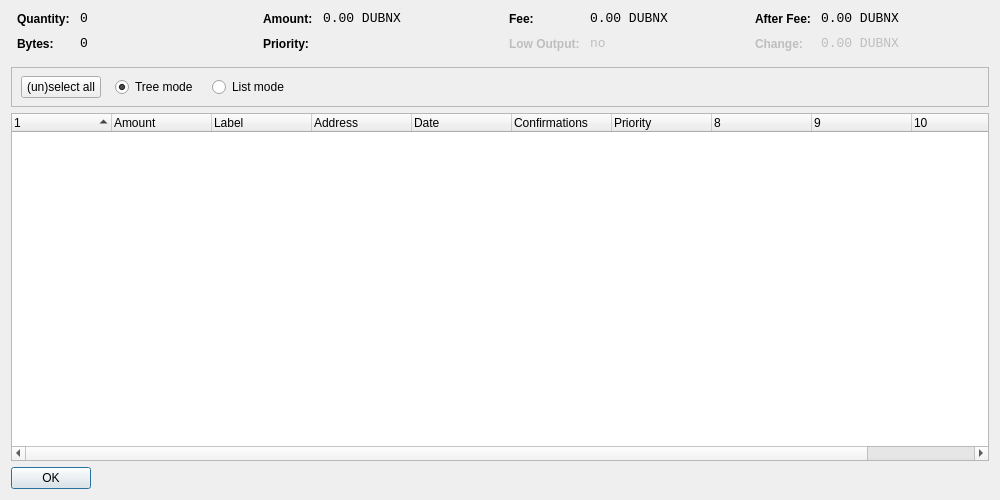
<?xml version="1.0" encoding="UTF-8"?>
<ui version="4.0">
 <class>CoinControlDialog</class>
 <widget class="QDialog" name="CoinControlDialog">
  <property name="geometry">
   <rect>
    <x>0</x>
    <y>0</y>
    <width>1000</width>
    <height>500</height>
   </rect>
  </property>
  <property name="windowTitle">
   <string>Coin Control</string>
  </property>
  <layout class="QVBoxLayout" name="verticalLayout">
   <item>
    <layout class="QHBoxLayout" name="horizontalLayoutTop" stretch="0,0,0,0">
     <property name="topMargin">
      <number>0</number>
     </property>
     <property name="bottomMargin">
      <number>10</number>
     </property>
     <item>
      <layout class="QFormLayout" name="formLayoutCoinControl1">
       <property name="horizontalSpacing">
        <number>10</number>
       </property>
       <property name="verticalSpacing">
        <number>10</number>
       </property>
       <property name="leftMargin">
        <number>6</number>
       </property>
       <property name="rightMargin">
        <number>6</number>
       </property>
       <item row="0" column="0">
        <widget class="QLabel" name="labelCoinControlQuantityText">
         <property name="styleSheet">
          <string notr="true">font-weight:bold;</string>
         </property>
         <property name="text">
          <string>Quantity:</string>
         </property>
        </widget>
       </item>
       <item row="0" column="1">
        <widget class="QLabel" name="labelCoinControlQuantity">
         <property name="font">
          <font>
           <family>Monospace</family>
           <pointsize>10</pointsize>
          </font>
         </property>
         <property name="cursor">
          <cursorShape>IBeamCursor</cursorShape>
         </property>
         <property name="contextMenuPolicy">
          <enum>Qt::ActionsContextMenu</enum>
         </property>
         <property name="text">
          <string>0</string>
         </property>
         <property name="textInteractionFlags">
          <set>Qt::LinksAccessibleByMouse|Qt::TextSelectableByKeyboard|Qt::TextSelectableByMouse</set>
         </property>
        </widget>
       </item>
       <item row="1" column="0">
        <widget class="QLabel" name="labelCoinControlBytesText">
         <property name="styleSheet">
          <string notr="true">font-weight:bold;</string>
         </property>
         <property name="text">
          <string>Bytes:</string>
         </property>
        </widget>
       </item>
       <item row="1" column="1">
        <widget class="QLabel" name="labelCoinControlBytes">
         <property name="font">
          <font>
           <family>Monospace</family>
           <pointsize>10</pointsize>
          </font>
         </property>
         <property name="cursor">
          <cursorShape>IBeamCursor</cursorShape>
         </property>
         <property name="contextMenuPolicy">
          <enum>Qt::ActionsContextMenu</enum>
         </property>
         <property name="text">
          <string>0</string>
         </property>
         <property name="textInteractionFlags">
          <set>Qt::LinksAccessibleByMouse|Qt::TextSelectableByKeyboard|Qt::TextSelectableByMouse</set>
         </property>
        </widget>
       </item>
      </layout>
     </item>
     <item>
      <layout class="QFormLayout" name="formLayoutCoinControl2">
       <property name="horizontalSpacing">
        <number>10</number>
       </property>
       <property name="verticalSpacing">
        <number>10</number>
       </property>
       <property name="leftMargin">
        <number>6</number>
       </property>
       <property name="rightMargin">
        <number>6</number>
       </property>
       <item row="0" column="0">
        <widget class="QLabel" name="labelCoinControlAmountText">
         <property name="styleSheet">
          <string notr="true">font-weight:bold;</string>
         </property>
         <property name="text">
          <string>Amount:</string>
         </property>
        </widget>
       </item>
       <item row="0" column="1">
        <widget class="QLabel" name="labelCoinControlAmount">
         <property name="font">
          <font>
           <family>Monospace</family>
           <pointsize>10</pointsize>
          </font>
         </property>
         <property name="cursor">
          <cursorShape>IBeamCursor</cursorShape>
         </property>
         <property name="contextMenuPolicy">
          <enum>Qt::ActionsContextMenu</enum>
         </property>
         <property name="text">
          <string>0.00 DUBNX</string>
         </property>
         <property name="textInteractionFlags">
          <set>Qt::LinksAccessibleByMouse|Qt::TextSelectableByKeyboard|Qt::TextSelectableByMouse</set>
         </property>
        </widget>
       </item>
       <item row="1" column="0">
        <widget class="QLabel" name="labelCoinControlPriorityText">
         <property name="styleSheet">
          <string notr="true">font-weight:bold;</string>
         </property>
         <property name="text">
          <string>Priority:</string>
         </property>
        </widget>
       </item>
       <item row="1" column="1">
        <widget class="QLabel" name="labelCoinControlPriority">
         <property name="font">
          <font>
           <family>Monospace</family>
           <pointsize>10</pointsize>
          </font>
         </property>
         <property name="cursor">
          <cursorShape>IBeamCursor</cursorShape>
         </property>
         <property name="contextMenuPolicy">
          <enum>Qt::ActionsContextMenu</enum>
         </property>
         <property name="text">
          <string/>
         </property>
         <property name="textInteractionFlags">
          <set>Qt::LinksAccessibleByMouse|Qt::TextSelectableByKeyboard|Qt::TextSelectableByMouse</set>
         </property>
        </widget>
       </item>
      </layout>
     </item>
     <item>
      <layout class="QFormLayout" name="formLayoutCoinControl3">
       <property name="horizontalSpacing">
        <number>10</number>
       </property>
       <property name="verticalSpacing">
        <number>10</number>
       </property>
       <property name="leftMargin">
        <number>6</number>
       </property>
       <property name="rightMargin">
        <number>6</number>
       </property>
       <item row="0" column="0">
        <widget class="QLabel" name="labelCoinControlFeeText">
         <property name="styleSheet">
          <string notr="true">font-weight:bold;</string>
         </property>
         <property name="text">
          <string>Fee:</string>
         </property>
        </widget>
       </item>
       <item row="0" column="1">
        <widget class="QLabel" name="labelCoinControlFee">
         <property name="font">
          <font>
           <family>Monospace</family>
           <pointsize>10</pointsize>
          </font>
         </property>
         <property name="cursor">
          <cursorShape>IBeamCursor</cursorShape>
         </property>
         <property name="contextMenuPolicy">
          <enum>Qt::ActionsContextMenu</enum>
         </property>
         <property name="text">
          <string>0.00 DUBNX</string>
         </property>
         <property name="textInteractionFlags">
          <set>Qt::LinksAccessibleByMouse|Qt::TextSelectableByKeyboard|Qt::TextSelectableByMouse</set>
         </property>
        </widget>
       </item>
       <item row="1" column="0">
        <widget class="QLabel" name="labelCoinControlLowOutputText">
         <property name="enabled">
          <bool>false</bool>
         </property>
         <property name="styleSheet">
          <string notr="true">font-weight:bold;</string>
         </property>
         <property name="text">
          <string>Low Output:</string>
         </property>
        </widget>
       </item>
       <item row="1" column="1">
        <widget class="QLabel" name="labelCoinControlLowOutput">
         <property name="enabled">
          <bool>false</bool>
         </property>
         <property name="font">
          <font>
           <family>Monospace</family>
           <pointsize>10</pointsize>
          </font>
         </property>
         <property name="cursor">
          <cursorShape>IBeamCursor</cursorShape>
         </property>
         <property name="contextMenuPolicy">
          <enum>Qt::ActionsContextMenu</enum>
         </property>
         <property name="text">
          <string>no</string>
         </property>
         <property name="textInteractionFlags">
          <set>Qt::LinksAccessibleByMouse|Qt::TextSelectableByKeyboard|Qt::TextSelectableByMouse</set>
         </property>
        </widget>
       </item>
      </layout>
     </item>
     <item>
      <layout class="QFormLayout" name="formLayoutCoinControl4">
       <property name="horizontalSpacing">
        <number>10</number>
       </property>
       <property name="verticalSpacing">
        <number>10</number>
       </property>
       <property name="leftMargin">
        <number>6</number>
       </property>
       <property name="rightMargin">
        <number>6</number>
       </property>
       <item row="0" column="0">
        <widget class="QLabel" name="labelCoinControlAfterFeeText">
         <property name="styleSheet">
          <string notr="true">font-weight:bold;</string>
         </property>
         <property name="text">
          <string>After Fee:</string>
         </property>
        </widget>
       </item>
       <item row="0" column="1">
        <widget class="QLabel" name="labelCoinControlAfterFee">
         <property name="font">
          <font>
           <family>Monospace</family>
           <pointsize>10</pointsize>
          </font>
         </property>
         <property name="cursor">
          <cursorShape>IBeamCursor</cursorShape>
         </property>
         <property name="contextMenuPolicy">
          <enum>Qt::ActionsContextMenu</enum>
         </property>
         <property name="text">
          <string>0.00 DUBNX</string>
         </property>
         <property name="textInteractionFlags">
          <set>Qt::LinksAccessibleByMouse|Qt::TextSelectableByKeyboard|Qt::TextSelectableByMouse</set>
         </property>
        </widget>
       </item>
       <item row="1" column="0">
        <widget class="QLabel" name="labelCoinControlChangeText">
         <property name="enabled">
          <bool>false</bool>
         </property>
         <property name="styleSheet">
          <string notr="true">font-weight:bold;</string>
         </property>
         <property name="text">
          <string>Change:</string>
         </property>
        </widget>
       </item>
       <item row="1" column="1">
        <widget class="QLabel" name="labelCoinControlChange">
         <property name="enabled">
          <bool>false</bool>
         </property>
         <property name="font">
          <font>
           <family>Monospace</family>
           <pointsize>10</pointsize>
          </font>
         </property>
         <property name="cursor">
          <cursorShape>IBeamCursor</cursorShape>
         </property>
         <property name="contextMenuPolicy">
          <enum>Qt::ActionsContextMenu</enum>
         </property>
         <property name="text">
          <string>0.00 DUBNX</string>
         </property>
         <property name="textInteractionFlags">
          <set>Qt::LinksAccessibleByMouse|Qt::TextSelectableByKeyboard|Qt::TextSelectableByMouse</set>
         </property>
        </widget>
       </item>
      </layout>
     </item>
    </layout>
   </item>
   <item>
    <widget class="QFrame" name="frame">
     <property name="minimumSize">
      <size>
       <width>0</width>
       <height>40</height>
      </size>
     </property>
     <property name="frameShape">
      <enum>QFrame::StyledPanel</enum>
     </property>
     <property name="frameShadow">
      <enum>QFrame::Sunken</enum>
     </property>
     <widget class="QWidget" name="horizontalLayoutWidget">
      <property name="geometry">
       <rect>
        <x>10</x>
        <y>0</y>
        <width>781</width>
        <height>41</height>
       </rect>
      </property>
      <layout class="QHBoxLayout" name="horizontalLayoutPanel" stretch="0,0,0,0">
       <property name="spacing">
        <number>14</number>
       </property>
       <item>
        <widget class="QPushButton" name="pushButtonSelectAll">
         <property name="sizePolicy">
          <sizepolicy hsizetype="Maximum" vsizetype="Fixed">
           <horstretch>0</horstretch>
           <verstretch>0</verstretch>
          </sizepolicy>
         </property>
         <property name="text">
          <string>(un)select all</string>
         </property>
        </widget>
       </item>
       <item>
        <widget class="QRadioButton" name="radioTreeMode">
         <property name="sizePolicy">
          <sizepolicy hsizetype="Maximum" vsizetype="Fixed">
           <horstretch>0</horstretch>
           <verstretch>0</verstretch>
          </sizepolicy>
         </property>
         <property name="text">
          <string>Tree mode</string>
         </property>
         <property name="checked">
          <bool>true</bool>
         </property>
        </widget>
       </item>
       <item>
        <widget class="QRadioButton" name="radioListMode">
         <property name="sizePolicy">
          <sizepolicy hsizetype="Maximum" vsizetype="Fixed">
           <horstretch>0</horstretch>
           <verstretch>0</verstretch>
          </sizepolicy>
         </property>
         <property name="text">
          <string>List mode</string>
         </property>
        </widget>
       </item>
       <item>
        <spacer name="horizontalSpacer">
         <property name="orientation">
          <enum>Qt::Horizontal</enum>
         </property>
         <property name="sizeHint" stdset="0">
          <size>
           <width>40</width>
           <height>20</height>
          </size>
         </property>
        </spacer>
       </item>
      </layout>
     </widget>
    </widget>
   </item>
   <item>
    <widget class="CoinControlTreeWidget" name="treeWidget">
     <property name="contextMenuPolicy">
      <enum>Qt::CustomContextMenu</enum>
     </property>
     <property name="sortingEnabled">
      <bool>false</bool>
     </property>
     <property name="columnCount">
      <number>11</number>
     </property>
     <attribute name="headerShowSortIndicator" stdset="0">
      <bool>true</bool>
     </attribute>
     <attribute name="headerStretchLastSection">
      <bool>false</bool>
     </attribute>
     <column>
      <property name="text">
       <string/>
      </property>
     </column>
     <column>
      <property name="text">
       <string>Amount</string>
      </property>
     </column>
     <column>
      <property name="text">
       <string>Label</string>
      </property>
     </column>
     <column>
      <property name="text">
       <string>Address</string>
      </property>
     </column>
     <column>
      <property name="text">
       <string>Date</string>
      </property>
     </column>
     <column>
      <property name="text">
       <string>Confirmations</string>
      </property>
      <property name="toolTip">
       <string>Confirmed</string>
      </property>
     </column>
     <column>
      <property name="text">
       <string>Priority</string>
      </property>
     </column>
     <column>
      <property name="text">
       <string/>
      </property>
     </column>
     <column>
      <property name="text">
       <string/>
      </property>
     </column>
     <column>
      <property name="text">
       <string/>
      </property>
     </column>
     <column>
      <property name="text">
       <string/>
      </property>
     </column>
    </widget>
   </item>
   <item>
    <widget class="QDialogButtonBox" name="buttonBox">
     <property name="sizePolicy">
      <sizepolicy hsizetype="Maximum" vsizetype="Fixed">
       <horstretch>0</horstretch>
       <verstretch>0</verstretch>
      </sizepolicy>
     </property>
     <property name="orientation">
      <enum>Qt::Horizontal</enum>
     </property>
     <property name="standardButtons">
      <set>QDialogButtonBox::Ok</set>
     </property>
    </widget>
   </item>
  </layout>
 </widget>
 <customwidgets>
  <customwidget>
   <class>CoinControlTreeWidget</class>
   <extends>QTreeWidget</extends>
   <header>coincontroltreewidget.h</header>
  </customwidget>
 </customwidgets>
 <resources/>
 <connections/>
</ui>
